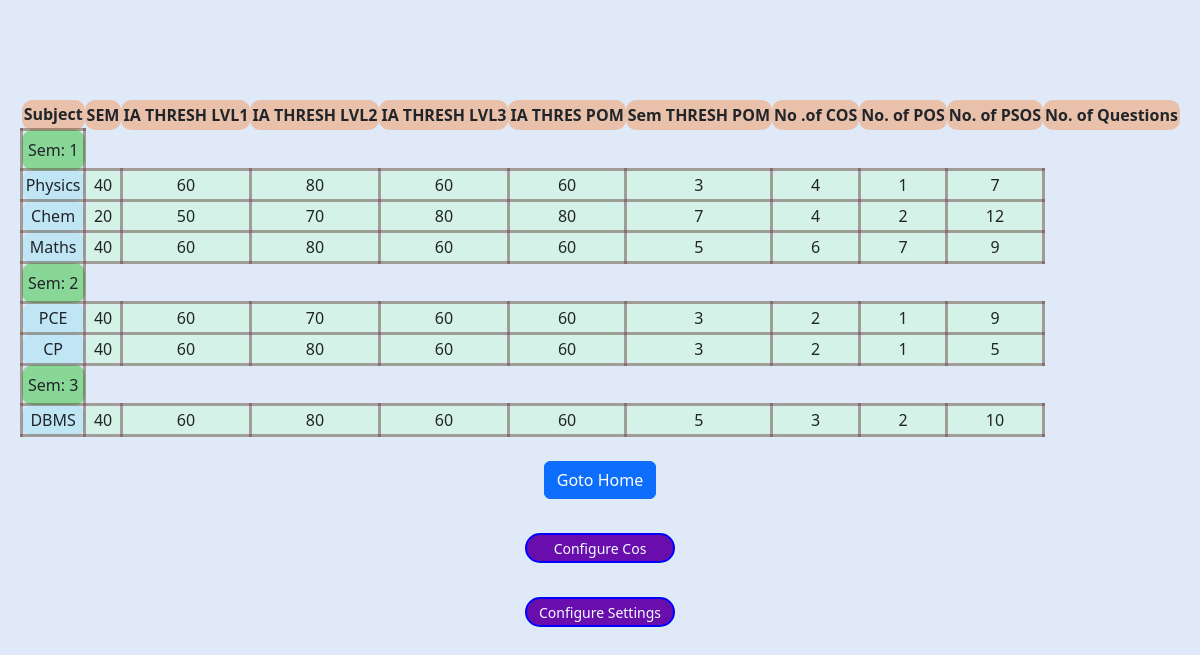
Screenshot of /Teachers/fetchteacherform/ (signed in) with the database file from the repository.
### Admin/models.py (models this page shows, shortened)
class SubjectDB(models.Model):
    subject = models.CharField(unique=True, max_length=20, default="Subject")
    subject_id = models.CharField(max_length=20,unique=True)
    ia_th_lvl1_sc = models.PositiveSmallIntegerField(null=True,
                                                     validators=[MinValueValidator(1), MaxValueValidator(100)])
    ia_th_lvl2_sc = models.PositiveSmallIntegerField(null=True,
                                                     validators=[MinValueValidator(1), MaxValueValidator(100)])
    ia_th_lvl3_sc = models.PositiveSmallIntegerField(null=True,
                                                     validators=[MinValueValidator(1), MaxValueValidator(100)])
    ia_th_pom = models.PositiveSmallIntegerField(null=True, validators=[MinValueValidator(1), MaxValueValidator(100)])
    Sem_th_pom = models.PositiveSmallIntegerField(null=True, validators=[MinValueValidator(1), MaxValueValidator(100)])
    srno = models.AutoField(primary_key=True,)
    NOCO =models.PositiveSmallIntegerField(null=True, validators=[MinValueValidator(1), MaxValueValidator(100)])
    NOPO =models.PositiveSmallIntegerField(null=True, validators=[MinValueValidator(1), MaxValueValidator(100)])
    NOPSO =models.PositiveSmallIntegerField(null=True, validators=[MinValueValidator(1), MaxValueValidator(100)])
    sem = models.PositiveSmallIntegerField(default = 1,validators=[MinValueValidator(1), MaxValueValidator(8)])
    subques = models.PositiveSmallIntegerField(null=True, validators=[MinValueValidator(1), MaxValueValidator(100)])
    CONAMES = models.JSONField(null=True)

### Teachers/views.py (the view)
# urls.py: path('fetchteacherform/',views.fetchteacherform ,name="Fetchtf"),
def fetchteacherform(request):
    if 'user_id' in request.session:
        teacher =SubjectDB.objects.all()
        params = {'teacher':teacher}
        return render(request,'Admin/ConsolidatedThreshold.html',params)
    return render(request, 'Login/login.html', {'message': "No session found. Please log in."})

### Admin/templates/Admin/ConsolidatedThreshold.html (shortened to what this page needs)
<!DOCTYPE html>
<html lang="en">
<head>
    <link href="https://cdnjs.cloudflare.com/ajax/libs/bootstrap/5.3.1/css/bootstrap.min.css" rel="stylesheet">
</head>
<body>
    <header>
        <table>
            <thead>
                <tr>
                    <th style="  background-color:rgba(241, 151, 91, 0.486)">Subject</th>
                    <th style="  background-color:rgba(241, 151, 91, 0.486)">SEM</th>
                    <th style="  background-color:rgba(241, 151, 91, 0.486)">IA THRESH LVL1</th>
                    <th style="  background-color:rgba(241, 151, 91, 0.486)">IA THRESH LVL2</th>
                    <th style="  background-color:rgba(241, 151, 91, 0.486)">IA THRESH LVL3</th>
                    <th style="  background-color:rgba(241, 151, 91, 0.486)">IA THRES POM</th>
                    <th style="  background-color:rgba(241, 151, 91, 0.486)">Sem THRESH POM</th>
                    <th style="  background-color:rgba(241, 151, 91, 0.486)">No .of COS</th>
                    <th style="  background-color:rgba(241, 151, 91, 0.486)">No. of POS</th>
                    <th style="  background-color:rgba(241, 151, 91, 0.486)">No. of PSOS</th>
                    <th style="  background-color:rgba(241, 151, 91, 0.486)">No. of Questions</th>
                </tr>
            </thead>
            <tbody>
                {% for s in teacher|dictsort:"sem" %}
                {% ifchanged s.sem %}
                <tr>
                    <td style="height: 40px;background-color:rgba(117, 211, 130, 0.815)">Sem: {{s.sem}}</td>
                </tr>
                {% endifchanged %}
                <tr>
                    <td style="background-color:rgba(162, 227, 243, 0.5)">{{s.subject}}</td>
                    <td style="background-color:rgba(205, 250, 220, 0.568)">{{s.ia_th_lvl1_sc}}</td>
                    <td style="background-color:rgba(205, 250, 220, 0.568) ">{{s.ia_th_lvl2_sc}}</td>
                    <td style="background-color:rgba(205, 250, 220, 0.568)">{{s.ia_th_lvl3_sc}}</td>
                    <td style="background-color:rgba(205, 250, 220, 0.568)">{{s.ia_th_pom}}</td>
                    <td style="background-color:rgba(205, 250, 220, 0.568) ">{{s.Sem_th_pom}}</td>
                    <td style="background-color:rgba(205, 250, 220, 0.568) ">{{s.NOCO}}</td>
                    <td style="background-color:rgba(205, 250, 220, 0.568)">{{s.NOPO}}</td>
                    <td style="background-color:rgba(205, 250, 220, 0.568)">{{s.NOPSO}}</td>
                    <td style="background-color:rgba(205, 250, 220, 0.568)">{{s.subques}}</td>
                </tr>
                {% endfor %}
            </tbody>
        </table>
    </header>
    <main>
        <br>
        <form action="/Admin/Home/" method='post'>{% csrf_token %}<button type="submit" class="btn btn-primary">Goto
                Home</button>
        </form>
        <br>
        <button class="Button" onclick="window.location.href='/Admin/Home/adduserform/RenderUpdateCO/' ;" type="button"
            class="Button" value="Edit" style="width: 150px; margin: 10px;">Configure Cos </button>
        <br>
        <button class="Button" onclick="window.location.href='/Admin/Home/ConfSubjects/' ;" type="button"
            class="Button material-icons material-icons" value="Edit" style="width: 150px; height: 30px;">Configure
            Settings </button>
    </main>
</body>
</html>

### Admin/templates/Admin/ConsolidatedThreshold.html (style rules this page uses)
body { background-color: #b7cdee6d }
td { position: static; }
header { border: 1 px solid white; margin-top: 100px; position: relative; display: flex; flex-direction: column; align-items: center; }
main { display: flex; flex-direction: column; align-items: center; }
th { margin: 2px; padding: 2px; border-radius: 10px; }
td { border: solid rgba(95, 72, 57, 0.486); margin: 2px; padding: 2px; text-align: center; border-radius: 10px; }
table { border-radius: 10px; }
.Button { border: 2px solid blue; background-color: #6A0DAD; color: azure; width: 100px; height: 30px; border-radius: 30px; transition: background-color 0.3s; font-size: 14px; }

### rows the page displays
SubjectDB: sem "1", subject "Physics", ia_th_lvl1_sc "40", ia_th_lvl2_sc "60", ia_th_lvl3_sc "80", ia_th_pom "60", Sem_th_pom "60", NOCO "3", NOPO "4", NOPSO "1", subques "7"
SubjectDB: subject "Chem", ia_th_lvl1_sc "20", ia_th_lvl2_sc "50", ia_th_lvl3_sc "70", ia_th_pom "80", Sem_th_pom "80", NOCO "7", NOPO "4", NOPSO "2", subques "12"
SubjectDB: subject "Maths", ia_th_lvl1_sc "40", ia_th_lvl2_sc "60", ia_th_lvl3_sc "80", ia_th_pom "60", Sem_th_pom "60", NOCO "5", NOPO "6", NOPSO "7", subques "9"
SubjectDB: sem "2", subject "PCE", ia_th_lvl1_sc "40", ia_th_lvl2_sc "60", ia_th_lvl3_sc "70", ia_th_pom "60", Sem_th_pom "60", NOCO "3", NOPO "2", NOPSO "1", subques "9"
SubjectDB: subject "CP", ia_th_lvl1_sc "40", ia_th_lvl2_sc "60", ia_th_lvl3_sc "80", ia_th_pom "60", Sem_th_pom "60", NOCO "3", NOPO "2", NOPSO "1", subques "5"
SubjectDB: sem "3", subject "DBMS", ia_th_lvl1_sc "40", ia_th_lvl2_sc "60", ia_th_lvl3_sc "80", ia_th_pom "60", Sem_th_pom "60", NOCO "5", NOPO "3", NOPSO "2", subques "10"
